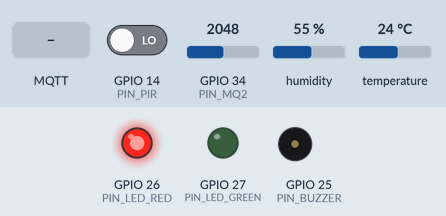
Simulated run of this sketch. Board: ESP32. Shown: output pins drawn as LEDs (lit = HIGH), buzzer (waves = sounding). The inputs (shaded band) are chosen by the test bench; at power-on: GPIO 14 (PIN_PIR) LOW, GPIO 34 (PIN_MQ2) = 2048, humidity 55 %, temperature 24 °C (analog values on the 0–4095 scale). WiFi joins after 1.5 s; servers stay silent unless stated; no MQTT or app messages arrive unless stated; what the sketch prints to the serial monitor is not drawn.

Above: at 9.0 s.
9.1 s: GPIO 14 (PIN_PIR) driven HIGH
At 18.2 s:
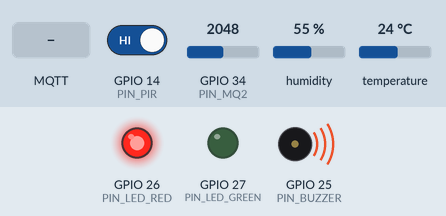
18.4 s: MQTT message "setAlarm" arrives on the first subscribed topic
20.1 s: GPIO 34 (PIN_MQ2) set to 1956
21.6 s: humidity set to 78 %
29.0 s: humidity set to 81 %
At 34.1 s:
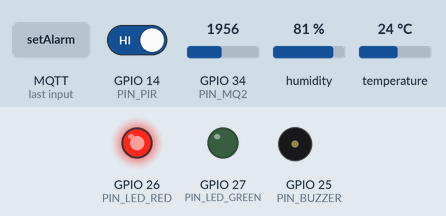
34.3 s: temperature set to 41 °C
Timing chart, 0 to 44.6 s (numbered marks = the images above; inputs shaded):
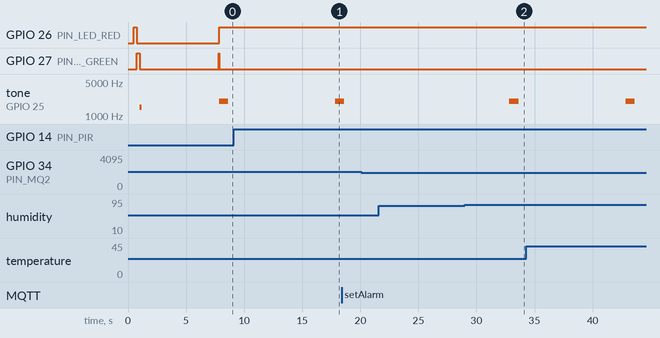

Measured:
- the behaviour switches between 79 and 80 % on humidity (found by bisection; images 1 and 2)
- after the input at 9.1 s, tone on GPIO 25 (PIN_BUZZER): silent → 2000 Hz after 8.7 s
- after the input at 20.1 s, every drawn part: stays the same
- after the input at 21.6 s, every drawn part: stays the same
- after the input at 29.0 s, GPIO 26 (PIN_LED_RED): stays HIGH (without the input it goes to LOW after 3.8 s); GPIO 27 (PIN_LED_GREEN): stays LOW (without the input it goes to HIGH after 3.8 s); tone on GPIO 25 (PIN_BUZZER): silent → 2000 Hz after 3.8 s, → silent 0.80 s later

The sketch:

smart_home.ino
```cpp
/**
 * ============================================================
 *  SMART HOME MONITORING SYSTEM
 *  Implementasi IoT untuk Monitoring Keamanan Rumah Real-Time
 *  dengan ESP32 dan Dashboard ThingsBoard
 * ============================================================
 *  Universitas Palangka Raya
 *  Jurusan Teknik Informatika - Fakultas Teknik
 *
 *  Kelompok:
 *    - Rusma Watie WN              (213030503139)
 *    - Ariel Ebenia Ezeria         (213030503140)
 *    - M. Ferdy Ridwan Syahbana    (193130503079)
 * ============================================================
 *  ARSITEKTUR 3-LAYER IoT:
 *    [ Perception ]  DHT22 + PIR HC-SR501 + MQ-2
 *           │
 *    [ Network    ]  ESP32 → WiFi → MQTT → ThingsBoard Broker
 *           │
 *    [ Application]  Dashboard ThingsBoard (Web Real-Time)
 * ============================================================
 *  HARDWARE WIRING:
 *    ESP32 DevKit V1          Komponen
 *    ─────────────────────────────────────────────
 *    GPIO 4   ───────────►   DHT22 (Data)
 *    GPIO 14  ───────────►   PIR HC-SR501 (OUT)
 *    GPIO 34  ───────────►   MQ-2 (AO / Analog Output)
 *    GPIO 26  ───────────►   LED Merah (Alarm)   + R 220Ω
 *    GPIO 27  ───────────►   LED Hijau (Status)  + R 220Ω
 *    GPIO 25  ───────────►   Buzzer Aktif (+)
 *    3V3      ───────────►   VCC sensor (DHT22, PIR)
 *    5V (VIN) ───────────►   VCC MQ-2
 *    GND      ───────────►   GND bersama
 * ============================================================
 *  PROTOKOL  : MQTT over WiFi (Publish / Subscribe)
 *  BROKER    : ThingsBoard Demo (demo.thingsboard.io:1883)
 *              -> Dapat diganti broker self-hosted / HiveMQ
 *  AUTHENT.  : Device Access Token (username MQTT)
 * ============================================================
 *  LIBRARY DEPENDENCY (Arduino IDE Library Manager):
 *    1. DHT sensor library          (Adafruit)
 *    2. Adafruit Unified Sensor     (Adafruit)
 *    3. PubSubClient                (Nick O'Leary)
 *    4. ArduinoJson v6.x            (Benoit Blanchon)
 * ============================================================
 */

#include <WiFi.h>
#include <PubSubClient.h>
#include <DHT.h>
#include <ArduinoJson.h>

// ╔════════════════════════════════════════════════════════════╗
// ║ 1. KONFIGURASI JARINGAN & BROKER                           ║
// ╚════════════════════════════════════════════════════════════╝

// ── WiFi (Sesuaikan dengan jaringan rumah/hotspot) ───────────
#define WIFI_SSID       "NAMA_WIFI_KAMU"
#define WIFI_PASSWORD   "PASSWORD_WIFI"

// ── ThingsBoard MQTT Broker ──────────────────────────────────
// Untuk testing: gunakan demo.thingsboard.io (gratis, public)
// Untuk produksi: ganti dengan host self-hosted ThingsBoard
#define TB_SERVER       "demo.thingsboard.io"
#define TB_PORT         1883

// Token didapat dari: Device → Manage Credentials → Access Token
#define TB_TOKEN        "GANTI_DENGAN_ACCESS_TOKEN_DEVICE_THINGSBOARD"

#define MQTT_CLIENT_ID  "smarthome_esp32_001"   // harus unik per device

// ── ThingsBoard MQTT API Topics ──────────────────────────────
// Dokumentasi: https://thingsboard.io/docs/reference/mqtt-api/
#define TOPIC_TELEMETRY    "v1/devices/me/telemetry"
#define TOPIC_ATTRIBUTES   "v1/devices/me/attributes"
#define TOPIC_RPC_REQUEST  "v1/devices/me/rpc/request/+"
#define TOPIC_RPC_RESPONSE "v1/devices/me/rpc/response/"

// ╔════════════════════════════════════════════════════════════╗
// ║ 2. PIN DEFINITION                                          ║
// ╚════════════════════════════════════════════════════════════╝
#define PIN_DHT         4
#define PIN_PIR         14
#define PIN_MQ2         34    // hanya GPIO 32-39 yang bisa ADC saat WiFi aktif
#define PIN_LED_RED     26
#define PIN_LED_GREEN   27
#define PIN_BUZZER      25

#define DHT_TYPE        DHT22

// ╔════════════════════════════════════════════════════════════╗
// ║ 3. THRESHOLD & INTERVAL                                    ║
// ╚════════════════════════════════════════════════════════════╝
#define TEMP_MAX            35.0     // °C — batas atas suhu
#define HUM_MAX             80.0     // % — batas atas kelembaban
#define SMOKE_THRESHOLD     2000     // nilai ADC 0-4095, ambang asap

#define INTERVAL_TELEMETRY  5000     // kirim telemetry tiap 5 detik
#define INTERVAL_MOTION     500      // cek PIR tiap 0.5 detik
#define INTERVAL_RECONNECT  5000     // jeda retry koneksi
#define ALERT_COOLDOWN      10000    // jeda minimal antar alarm (10 detik)

// ╔════════════════════════════════════════════════════════════╗
// ║ 4. OBJEK & VARIABEL GLOBAL                                 ║
// ╚════════════════════════════════════════════════════════════╝
DHT          dht(PIN_DHT, DHT_TYPE);
WiFiClient   wifiClient;
PubSubClient mqtt(wifiClient);

unsigned long lastTelemetryTime  = 0;
unsigned long lastMotionTime     = 0;
unsigned long lastReconnectTime  = 0;
unsigned long lastAlertTime      = 0;

bool alertActive    = false;
bool lastMotionState = false;

// ╔════════════════════════════════════════════════════════════╗
// ║ 5. DEKLARASI FUNGSI                                        ║
// ╚════════════════════════════════════════════════════════════╝
void setupWiFi();
bool reconnectMQTT();
void publishTelemetry();
void checkMotion();
void triggerAlert(const char* jenis, const char* nilai);
void resetAlert();
void mqttCallback(char* topic, byte* payload, unsigned int length);
void publishAttributes();

// ╔════════════════════════════════════════════════════════════╗
// ║ 6. SETUP                                                   ║
// ╚════════════════════════════════════════════════════════════╝
void setup() {
  Serial.begin(115200);
  delay(500);

  Serial.println();
  Serial.println(F("================================================"));
  Serial.println(F("  SMART HOME MONITORING SYSTEM (ESP32)"));
  Serial.println(F("  Dashboard: ThingsBoard via MQTT"));
  Serial.println(F("================================================"));

  // ── Inisialisasi pin I/O ───────────────────────────────────
  pinMode(PIN_PIR,        INPUT);
  pinMode(PIN_LED_RED,    OUTPUT);
  pinMode(PIN_LED_GREEN,  OUTPUT);
  pinMode(PIN_BUZZER,     OUTPUT);

  digitalWrite(PIN_LED_RED,   LOW);
  digitalWrite(PIN_LED_GREEN, LOW);
  digitalWrite(PIN_BUZZER,    LOW);

  // ── Self-test indikator (LED + buzzer berkedip) ────────────
  Serial.println(F("[BOOT]  Self-test indikator..."));
  digitalWrite(PIN_LED_RED,   HIGH); delay(250);
  digitalWrite(PIN_LED_RED,   LOW);
  digitalWrite(PIN_LED_GREEN, HIGH); delay(250);
  digitalWrite(PIN_LED_GREEN, LOW);
  tone(PIN_BUZZER, 1500, 150);       delay(250);

  // ── Inisialisasi sensor DHT22 ──────────────────────────────
  dht.begin();
  Serial.println(F("[DHT22] Inisialisasi OK"));

  // ── Resolusi ADC untuk MQ-2 (12 bit, 0-4095) ───────────────
  analogReadResolution(12);
  Serial.println(F("[MQ-2]  ADC 12-bit aktif (0-4095)"));

  // ── Hangatkan PIR 30 detik pertama (sesuai datasheet) ──────
  Serial.println(F("[PIR]   Warming up 5 detik..."));
  delay(5000);

  // ── Koneksi WiFi & MQTT ────────────────────────────────────
  setupWiFi();

  mqtt.setServer(TB_SERVER, TB_PORT);
  mqtt.setKeepAlive(60);
  mqtt.setBufferSize(512);
  mqtt.setCallback(mqttCallback);

  reconnectMQTT();
  publishAttributes();   // kirim metadata device sekali di awal

  // ── Tandai sistem siap ─────────────────────────────────────
  digitalWrite(PIN_LED_GREEN, HIGH);
  Serial.println(F("[READY] Sistem siap - mulai monitoring."));
  Serial.println(F("------------------------------------------------"));
}

// ╔════════════════════════════════════════════════════════════╗
// ║ 7. MAIN LOOP                                               ║
// ╚════════════════════════════════════════════════════════════╝
void loop() {
  unsigned long now = millis();

  // (1) Jaga koneksi MQTT — reconnect non-blocking
  if (!mqtt.connected()) {
    if (now - lastReconnectTime >= INTERVAL_RECONNECT) {
      lastReconnectTime = now;
      reconnectMQTT();
    }
  } else {
    mqtt.loop();   // handle subscribe callback & keepalive
  }

  // (2) Polling sensor gerak (PIR) — cepat untuk respons instan
  if (now - lastMotionTime >= INTERVAL_MOTION) {
    lastMotionTime = now;
    checkMotion();
  }

  // (3) Kirim telemetry suhu/kelembaban/asap tiap 5 detik
  if (now - lastTelemetryTime >= INTERVAL_TELEMETRY) {
    lastTelemetryTime = now;
    publishTelemetry();
    Serial.println(F("------------------------------------------------"));
  }
}

// ╔════════════════════════════════════════════════════════════╗
// ║ 8. NETWORK: WiFi & MQTT                                    ║
// ╚════════════════════════════════════════════════════════════╝

// ─── Koneksi WiFi (blocking saat boot) ────────────────────────
void setupWiFi() {
  Serial.printf("[WiFi]  Menghubungkan ke SSID: %s", WIFI_SSID);

  WiFi.mode(WIFI_STA);
  WiFi.begin(WIFI_SSID, WIFI_PASSWORD);

  int attempt = 0;
  while (WiFi.status() != WL_CONNECTED) {
    delay(500);
    Serial.print(".");
    if (++attempt > 40) {
      Serial.println(F("\n[WiFi]  Gagal terhubung! Restart ESP..."));
      ESP.restart();
    }
  }

  Serial.println();
  Serial.printf("[WiFi]  Terhubung! IP: %s | RSSI: %d dBm\n",
                WiFi.localIP().toString().c_str(), WiFi.RSSI());
}

// ─── Koneksi/Re-koneksi MQTT ke ThingsBoard ───────────────────
bool reconnectMQTT() {
  Serial.print(F("[MQTT]  Connect ke ThingsBoard..."));

  // ThingsBoard menggunakan Access Token sebagai username (password kosong)
  if (mqtt.connect(MQTT_CLIENT_ID, TB_TOKEN, NULL)) {
    Serial.println(F(" OK"));

    // Subscribe RPC supaya dashboard bisa kirim perintah ke ESP32
    mqtt.subscribe(TOPIC_RPC_REQUEST);

    // Publish status online sebagai atribut
    mqtt.publish(TOPIC_ATTRIBUTES, "{\"status\":\"online\"}");
    return true;
  }

  Serial.printf(" GAGAL (rc=%d)\n", mqtt.state());
  return false;
}

// ─── Callback MQTT — handle RPC dari dashboard ────────────────
// Contoh dashboard kirim: { "method":"setAlarm", "params":true }
void mqttCallback(char* topic, byte* payload, unsigned int length) {
  Serial.printf("[MQTT]  RX [%s] ", topic);

  StaticJsonDocument<200> doc;
  DeserializationError err = deserializeJson(doc, payload, length);
  if (err) {
    Serial.println(F("payload bukan JSON valid"));
    return;
  }

  const char* method = doc["method"];
  if (method == nullptr) return;

  // Ambil request ID dari topik: v1/devices/me/rpc/request/{id}
  String topicStr = String(topic);
  String reqId    = topicStr.substring(topicStr.lastIndexOf('/') + 1);
  String respTopic = String(TOPIC_RPC_RESPONSE) + reqId;

  // ── RPC: setAlarm (true/false) ───────────────────────────────
  if (strcmp(method, "setAlarm") == 0) {
    bool on = doc["params"] | false;
    if (on) triggerAlert("MANUAL_RPC", "dashboard");
    else    resetAlert();
    mqtt.publish(respTopic.c_str(), on ? "{\"alarm\":true}" : "{\"alarm\":false}");
    Serial.printf("setAlarm=%s\n", on ? "ON" : "OFF");
  }
  // ── RPC: getStatus (ping balik kondisi terkini) ──────────────
  else if (strcmp(method, "getStatus") == 0) {
    char buf[96];
    snprintf(buf, sizeof(buf),
             "{\"alert\":%s,\"uptime\":%lu}",
             alertActive ? "true" : "false", millis() / 1000);
    mqtt.publish(respTopic.c_str(), buf);
    Serial.println(F("getStatus -> dijawab"));
  }
  else {
    Serial.printf("method tidak dikenal: %s\n", method);
  }
}

// ╔════════════════════════════════════════════════════════════╗
// ║ 9. SENSOR: BACA & KIRIM TELEMETRY                          ║
// ╚════════════════════════════════════════════════════════════╝

// ─── Publish seluruh telemetry sebagai 1 paket JSON ──────────
// ThingsBoard akan otomatis membuat time-series untuk tiap key.
void publishTelemetry() {
  float suhu       = dht.readTemperature();
  float kelembaban = dht.readHumidity();
  int   smokeVal   = analogRead(PIN_MQ2);
  int   motion     = digitalRead(PIN_PIR);

  // Validasi pembacaan DHT22 (sering NaN saat kabel longgar)
  if (isnan(suhu) || isnan(kelembaban)) {
    Serial.println(F("[DHT22] Pembacaan gagal — skip telemetry"));
    return;
  }

  // ── Persentase asap (0-100%) untuk visualisasi lebih bersih
  float smokePercent = (smokeVal / 4095.0) * 100.0;

  // ── Susun payload JSON sesuai format ThingsBoard ────────────
  StaticJsonDocument<256> doc;
  doc["temperature"]  = round(suhu * 10) / 10.0;
  doc["humidity"]     = round(kelembaban * 10) / 10.0;
  doc["smoke_raw"]    = smokeVal;
  doc["smoke_level"]  = round(smokePercent * 10) / 10.0;
  doc["motion"]       = (motion == HIGH);
  doc["alert"]        = alertActive;
  doc["rssi"]         = WiFi.RSSI();

  char payload[256];
  size_t n = serializeJson(doc, payload);

  if (mqtt.publish(TOPIC_TELEMETRY, payload, n)) {
    Serial.printf("[TX]    %s\n", payload);
  } else {
    Serial.println(F("[TX]    publish telemetry GAGAL"));
  }

  // ── Evaluasi threshold ─────────────────────────────────────
  bool anomali = false;
  if (suhu       >= TEMP_MAX)         { triggerAlert("SUHU_TINGGI",    String(suhu, 1).c_str());        anomali = true; }
  if (kelembaban >= HUM_MAX)          { triggerAlert("KELEMBABAN",     String(kelembaban, 1).c_str()); anomali = true; }
  if (smokeVal   >= SMOKE_THRESHOLD)  { triggerAlert("ASAP_GAS",       String(smokeVal).c_str());      anomali = true; }

  // Reset alarm bila semua parameter kembali normal & cooldown lewat
  if (!anomali && alertActive && (millis() - lastAlertTime) > ALERT_COOLDOWN) {
    resetAlert();
  }
}

// ─── Cek PIR — dipanggil 2x per detik untuk respons instan ────
// Edge-trigger: hanya kirim event saat transisi LOW → HIGH.
void checkMotion() {
  bool motion = (digitalRead(PIN_PIR) == HIGH);

  if (motion && !lastMotionState) {
    Serial.println(F("[PIR]   ⚠ Gerakan terdeteksi!"));

    // Kirim event terpisah (selain agregat di publishTelemetry)
    mqtt.publish(TOPIC_TELEMETRY, "{\"motion_event\":true}");
    triggerAlert("GERAKAN", "terdeteksi");
  }

  lastMotionState = motion;
}

// ╔════════════════════════════════════════════════════════════╗
// ║ 10. AKTUATOR: ALARM (LED + BUZZER)                         ║
// ╚════════════════════════════════════════════════════════════╝

// ─── Aktifkan alarm + kirim notifikasi ke dashboard ──────────
void triggerAlert(const char* jenis, const char* nilai) {
  // Cooldown supaya tidak spam alarm tiap iterasi loop
  if (alertActive && (millis() - lastAlertTime) < ALERT_COOLDOWN) return;

  lastAlertTime = millis();
  alertActive   = true;

  // Indikator fisik
  digitalWrite(PIN_LED_RED,   HIGH);
  digitalWrite(PIN_LED_GREEN, LOW);
  tone(PIN_BUZZER, 2000, 800);

  // Kirim alert sebagai telemetry khusus (bisa dipakai untuk rule engine)
  StaticJsonDocument<128> doc;
  doc["alert_type"]  = jenis;
  doc["alert_value"] = nilai;
  doc["alert_state"] = true;

  char payload[128];
  size_t n = serializeJson(doc, payload);
  mqtt.publish(TOPIC_TELEMETRY, payload, n);

  Serial.printf("[ALERT] %s = %s\n", jenis, nilai);
}

// ─── Reset alarm ke kondisi normal ────────────────────────────
void resetAlert() {
  if (!alertActive) return;

  alertActive = false;
  digitalWrite(PIN_LED_RED,   LOW);
  digitalWrite(PIN_LED_GREEN, HIGH);
  noTone(PIN_BUZZER);

  mqtt.publish(TOPIC_TELEMETRY, "{\"alert_state\":false}");
  Serial.println(F("[ALERT] Kondisi kembali NORMAL"));
}

// ╔════════════════════════════════════════════════════════════╗
// ║ 11. METADATA DEVICE (ATTRIBUTES)                           ║
// ╚════════════════════════════════════════════════════════════╝

// Dikirim sekali saat boot — muncul di tab "Attributes" device
// pada ThingsBoard. Berguna untuk identifikasi & dokumentasi.
void publishAttributes() {
  StaticJsonDocument<256> doc;
  doc["firmware_version"] = "1.0.0";
  doc["device_model"]     = "ESP32 DevKit V1";
  doc["sensors"]          = "DHT22, PIR HC-SR501, MQ-2";
  doc["mac_address"]      = WiFi.macAddress();
  doc["ip_address"]       = WiFi.localIP().toString();
  doc["temp_threshold"]   = TEMP_MAX;
  doc["smoke_threshold"]  = SMOKE_THRESHOLD;

  char payload[256];
  size_t n = serializeJson(doc, payload);
  mqtt.publish(TOPIC_ATTRIBUTES, payload, n);

  Serial.println(F("[ATTR]  Metadata device terkirim"));
}
```
